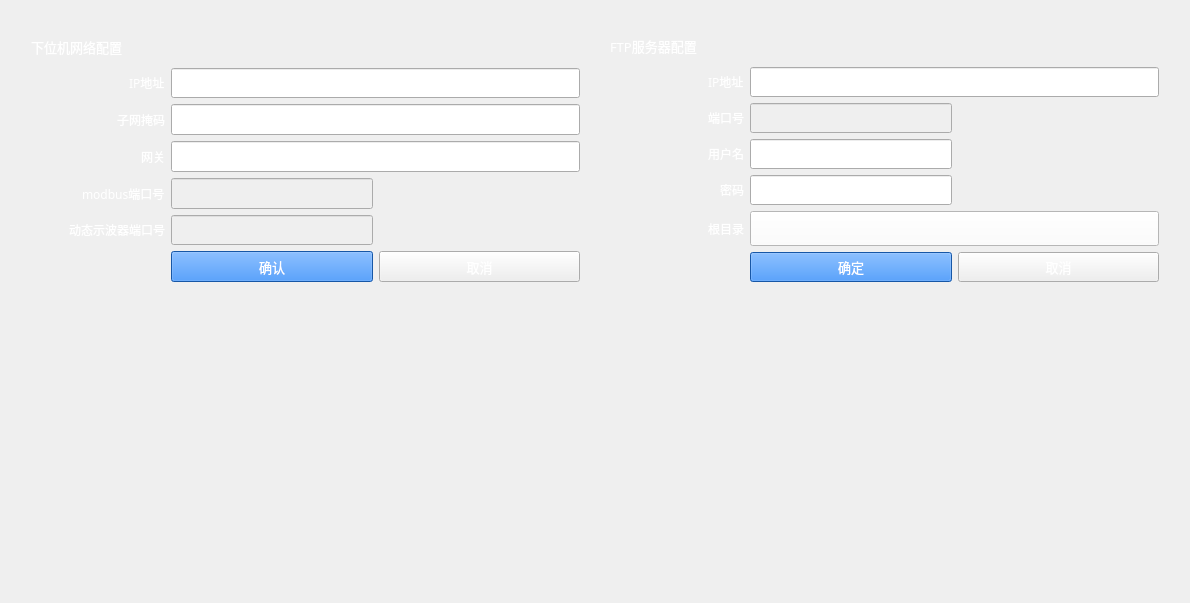
<?xml version="1.0" encoding="UTF-8"?>
<ui version="4.0">
 <class>CommunicationSet10Form</class>
 <widget class="QWidget" name="CommunicationSet10Form">
  <property name="geometry">
   <rect>
    <x>0</x>
    <y>0</y>
    <width>1190</width>
    <height>603</height>
   </rect>
  </property>
  <property name="windowTitle">
   <string>Form</string>
  </property>
  <layout class="QGridLayout" name="gridLayout_3">
   <item row="0" column="0">
    <widget class="QFrame" name="horizontalFrame">
     <property name="sizePolicy">
      <sizepolicy hsizetype="Ignored" vsizetype="Ignored">
       <horstretch>0</horstretch>
       <verstretch>0</verstretch>
      </sizepolicy>
     </property>
     <property name="styleSheet">
      <string notr="true">color: rgb(0, 0, 0);</string>
     </property>
     <layout class="QHBoxLayout" name="horizontalLayout" stretch="1,1">
      <property name="spacing">
       <number>10</number>
      </property>
      <property name="leftMargin">
       <number>10</number>
      </property>
      <property name="topMargin">
       <number>10</number>
      </property>
      <property name="rightMargin">
       <number>10</number>
      </property>
      <property name="bottomMargin">
       <number>300</number>
      </property>
      <item>
       <widget class="QFrame" name="gridFrame_2">
        <property name="sizePolicy">
         <sizepolicy hsizetype="Ignored" vsizetype="Ignored">
          <horstretch>0</horstretch>
          <verstretch>0</verstretch>
         </sizepolicy>
        </property>
        <layout class="QGridLayout" name="gridLayout_2" rowstretch="1,1,1,1,1,1,1" columnstretch="2,3,3">
         <property name="leftMargin">
          <number>10</number>
         </property>
         <property name="topMargin">
          <number>10</number>
         </property>
         <property name="rightMargin">
          <number>10</number>
         </property>
         <property name="bottomMargin">
          <number>10</number>
         </property>
         <property name="verticalSpacing">
          <number>6</number>
         </property>
         <item row="0" column="0" colspan="3" alignment="Qt::AlignLeft">
          <widget class="QLabel" name="label">
           <property name="sizePolicy">
            <sizepolicy hsizetype="Ignored" vsizetype="Ignored">
             <horstretch>0</horstretch>
             <verstretch>0</verstretch>
            </sizepolicy>
           </property>
           <property name="minimumSize">
            <size>
             <width>0</width>
             <height>0</height>
            </size>
           </property>
           <property name="font">
            <font>
             <family>Adobe 黑体 Std R</family>
             <pointsize>10</pointsize>
             <weight>50</weight>
             <bold>false</bold>
            </font>
           </property>
           <property name="styleSheet">
            <string notr="true">color: rgb(255, 255, 255);</string>
           </property>
           <property name="text">
            <string>下位机网络配置</string>
           </property>
          </widget>
         </item>
         <item row="3" column="1" colspan="2">
          <widget class="QLineEdit" name="lineEdit_9">
           <property name="sizePolicy">
            <sizepolicy hsizetype="Ignored" vsizetype="Ignored">
             <horstretch>0</horstretch>
             <verstretch>0</verstretch>
            </sizepolicy>
           </property>
           <property name="minimumSize">
            <size>
             <width>0</width>
             <height>0</height>
            </size>
           </property>
           <property name="font">
            <font>
             <family>Adobe 黑体 Std R</family>
             <pointsize>10</pointsize>
             <weight>75</weight>
             <bold>true</bold>
            </font>
           </property>
          </widget>
         </item>
         <item row="4" column="0" alignment="Qt::AlignRight">
          <widget class="QLabel" name="label_3">
           <property name="sizePolicy">
            <sizepolicy hsizetype="Preferred" vsizetype="Ignored">
             <horstretch>0</horstretch>
             <verstretch>0</verstretch>
            </sizepolicy>
           </property>
           <property name="minimumSize">
            <size>
             <width>0</width>
             <height>0</height>
            </size>
           </property>
           <property name="font">
            <font>
             <family>Adobe 黑体 Std R</family>
             <pointsize>9</pointsize>
             <weight>50</weight>
             <bold>false</bold>
            </font>
           </property>
           <property name="styleSheet">
            <string notr="true">color: rgb(255, 255, 255);</string>
           </property>
           <property name="text">
            <string>modbus端口号</string>
           </property>
          </widget>
         </item>
         <item row="2" column="0" alignment="Qt::AlignRight">
          <widget class="QLabel" name="label_10">
           <property name="sizePolicy">
            <sizepolicy hsizetype="Ignored" vsizetype="Ignored">
             <horstretch>0</horstretch>
             <verstretch>0</verstretch>
            </sizepolicy>
           </property>
           <property name="minimumSize">
            <size>
             <width>0</width>
             <height>0</height>
            </size>
           </property>
           <property name="font">
            <font>
             <family>Adobe 黑体 Std R</family>
             <pointsize>9</pointsize>
             <weight>50</weight>
             <bold>false</bold>
            </font>
           </property>
           <property name="styleSheet">
            <string notr="true">color: rgb(255, 255, 255);</string>
           </property>
           <property name="text">
            <string>子网掩码</string>
           </property>
          </widget>
         </item>
         <item row="3" column="0" alignment="Qt::AlignRight">
          <widget class="QLabel" name="label_11">
           <property name="sizePolicy">
            <sizepolicy hsizetype="Ignored" vsizetype="Ignored">
             <horstretch>0</horstretch>
             <verstretch>0</verstretch>
            </sizepolicy>
           </property>
           <property name="minimumSize">
            <size>
             <width>0</width>
             <height>0</height>
            </size>
           </property>
           <property name="font">
            <font>
             <family>Adobe 黑体 Std R</family>
             <pointsize>9</pointsize>
             <weight>50</weight>
             <bold>false</bold>
            </font>
           </property>
           <property name="styleSheet">
            <string notr="true">color: rgb(255, 255, 255);</string>
           </property>
           <property name="text">
            <string>网关</string>
           </property>
          </widget>
         </item>
         <item row="6" column="1">
          <widget class="QPushButton" name="pushButton_2">
           <property name="sizePolicy">
            <sizepolicy hsizetype="Preferred" vsizetype="Ignored">
             <horstretch>0</horstretch>
             <verstretch>0</verstretch>
            </sizepolicy>
           </property>
           <property name="minimumSize">
            <size>
             <width>0</width>
             <height>0</height>
            </size>
           </property>
           <property name="font">
            <font>
             <family>Adobe 黑体 Std R</family>
             <pointsize>10</pointsize>
             <weight>50</weight>
             <bold>false</bold>
            </font>
           </property>
           <property name="styleSheet">
            <string notr="true">color: rgb(255, 255, 255);
background-color: rgb(32, 122, 232);</string>
           </property>
           <property name="text">
            <string>确认</string>
           </property>
          </widget>
         </item>
         <item row="1" column="0" alignment="Qt::AlignRight">
          <widget class="QLabel" name="label_2">
           <property name="sizePolicy">
            <sizepolicy hsizetype="Ignored" vsizetype="Ignored">
             <horstretch>0</horstretch>
             <verstretch>0</verstretch>
            </sizepolicy>
           </property>
           <property name="minimumSize">
            <size>
             <width>0</width>
             <height>0</height>
            </size>
           </property>
           <property name="font">
            <font>
             <family>Adobe 黑体 Std R</family>
             <pointsize>9</pointsize>
             <weight>50</weight>
             <bold>false</bold>
            </font>
           </property>
           <property name="styleSheet">
            <string notr="true">color: rgb(255, 255, 255);</string>
           </property>
           <property name="text">
            <string>IP地址</string>
           </property>
          </widget>
         </item>
         <item row="5" column="1">
          <widget class="QLineEdit" name="lineEdit_3">
           <property name="enabled">
            <bool>false</bool>
           </property>
           <property name="sizePolicy">
            <sizepolicy hsizetype="Preferred" vsizetype="Ignored">
             <horstretch>0</horstretch>
             <verstretch>0</verstretch>
            </sizepolicy>
           </property>
           <property name="minimumSize">
            <size>
             <width>0</width>
             <height>0</height>
            </size>
           </property>
           <property name="font">
            <font>
             <family>微软雅黑</family>
             <pointsize>10</pointsize>
             <weight>75</weight>
             <bold>true</bold>
            </font>
           </property>
          </widget>
         </item>
         <item row="6" column="2">
          <widget class="QPushButton" name="pushButton_4">
           <property name="sizePolicy">
            <sizepolicy hsizetype="Preferred" vsizetype="Ignored">
             <horstretch>0</horstretch>
             <verstretch>0</verstretch>
            </sizepolicy>
           </property>
           <property name="minimumSize">
            <size>
             <width>0</width>
             <height>0</height>
            </size>
           </property>
           <property name="font">
            <font>
             <family>Adobe 黑体 Std R</family>
             <pointsize>10</pointsize>
             <weight>50</weight>
             <bold>false</bold>
            </font>
           </property>
           <property name="styleSheet">
            <string notr="true">color: rgb(255, 255, 255);</string>
           </property>
           <property name="text">
            <string>取消</string>
           </property>
          </widget>
         </item>
         <item row="1" column="1" colspan="2">
          <widget class="QLineEdit" name="lineEdit">
           <property name="sizePolicy">
            <sizepolicy hsizetype="Ignored" vsizetype="Ignored">
             <horstretch>0</horstretch>
             <verstretch>0</verstretch>
            </sizepolicy>
           </property>
           <property name="minimumSize">
            <size>
             <width>0</width>
             <height>0</height>
            </size>
           </property>
           <property name="font">
            <font>
             <family>微软雅黑</family>
             <pointsize>10</pointsize>
             <weight>75</weight>
             <bold>true</bold>
            </font>
           </property>
          </widget>
         </item>
         <item row="2" column="1" colspan="2">
          <widget class="QLineEdit" name="lineEdit_8">
           <property name="sizePolicy">
            <sizepolicy hsizetype="Ignored" vsizetype="Ignored">
             <horstretch>0</horstretch>
             <verstretch>0</verstretch>
            </sizepolicy>
           </property>
           <property name="minimumSize">
            <size>
             <width>0</width>
             <height>0</height>
            </size>
           </property>
           <property name="font">
            <font>
             <family>Adobe 黑体 Std R</family>
             <pointsize>10</pointsize>
             <weight>75</weight>
             <bold>true</bold>
            </font>
           </property>
          </widget>
         </item>
         <item row="5" column="0" alignment="Qt::AlignRight">
          <widget class="QLabel" name="label_4">
           <property name="sizePolicy">
            <sizepolicy hsizetype="Preferred" vsizetype="Ignored">
             <horstretch>0</horstretch>
             <verstretch>0</verstretch>
            </sizepolicy>
           </property>
           <property name="minimumSize">
            <size>
             <width>0</width>
             <height>0</height>
            </size>
           </property>
           <property name="font">
            <font>
             <family>Adobe 黑体 Std R</family>
             <pointsize>9</pointsize>
             <weight>50</weight>
             <bold>false</bold>
            </font>
           </property>
           <property name="styleSheet">
            <string notr="true">color: rgb(255, 255, 255);</string>
           </property>
           <property name="text">
            <string>动态示波器端口号</string>
           </property>
          </widget>
         </item>
         <item row="4" column="1">
          <widget class="QLineEdit" name="lineEdit_2">
           <property name="enabled">
            <bool>false</bool>
           </property>
           <property name="sizePolicy">
            <sizepolicy hsizetype="Preferred" vsizetype="Ignored">
             <horstretch>0</horstretch>
             <verstretch>0</verstretch>
            </sizepolicy>
           </property>
           <property name="minimumSize">
            <size>
             <width>0</width>
             <height>0</height>
            </size>
           </property>
           <property name="font">
            <font>
             <family>微软雅黑</family>
             <pointsize>10</pointsize>
             <weight>75</weight>
             <bold>true</bold>
            </font>
           </property>
          </widget>
         </item>
        </layout>
       </widget>
      </item>
      <item>
       <widget class="QFrame" name="gridFrame">
        <property name="sizePolicy">
         <sizepolicy hsizetype="Ignored" vsizetype="Ignored">
          <horstretch>0</horstretch>
          <verstretch>0</verstretch>
         </sizepolicy>
        </property>
        <property name="font">
         <font>
          <pointsize>10</pointsize>
         </font>
        </property>
        <layout class="QGridLayout" name="gridLayout" rowstretch="1,1,1,1,1,1,1" columnstretch="2,3,3">
         <property name="leftMargin">
          <number>10</number>
         </property>
         <property name="topMargin">
          <number>10</number>
         </property>
         <property name="rightMargin">
          <number>10</number>
         </property>
         <property name="bottomMargin">
          <number>10</number>
         </property>
         <item row="3" column="0" alignment="Qt::AlignRight">
          <widget class="QLabel" name="label_7">
           <property name="sizePolicy">
            <sizepolicy hsizetype="Ignored" vsizetype="Ignored">
             <horstretch>0</horstretch>
             <verstretch>0</verstretch>
            </sizepolicy>
           </property>
           <property name="minimumSize">
            <size>
             <width>0</width>
             <height>0</height>
            </size>
           </property>
           <property name="font">
            <font>
             <family>Adobe 黑体 Std R</family>
             <pointsize>9</pointsize>
             <weight>50</weight>
             <bold>false</bold>
            </font>
           </property>
           <property name="styleSheet">
            <string notr="true">color: rgb(255, 255, 255);</string>
           </property>
           <property name="text">
            <string>用户名</string>
           </property>
          </widget>
         </item>
         <item row="0" column="0">
          <widget class="QLabel" name="label_6">
           <property name="sizePolicy">
            <sizepolicy hsizetype="Ignored" vsizetype="Ignored">
             <horstretch>0</horstretch>
             <verstretch>0</verstretch>
            </sizepolicy>
           </property>
           <property name="minimumSize">
            <size>
             <width>0</width>
             <height>0</height>
            </size>
           </property>
           <property name="font">
            <font>
             <family>Adobe 黑体 Std R</family>
             <pointsize>10</pointsize>
             <weight>50</weight>
             <bold>false</bold>
            </font>
           </property>
           <property name="styleSheet">
            <string notr="true">color: rgb(255, 255, 255);</string>
           </property>
           <property name="text">
            <string>FTP服务器配置</string>
           </property>
          </widget>
         </item>
         <item row="1" column="0" alignment="Qt::AlignRight">
          <widget class="QLabel" name="label_12">
           <property name="sizePolicy">
            <sizepolicy hsizetype="Ignored" vsizetype="Ignored">
             <horstretch>0</horstretch>
             <verstretch>0</verstretch>
            </sizepolicy>
           </property>
           <property name="minimumSize">
            <size>
             <width>0</width>
             <height>0</height>
            </size>
           </property>
           <property name="font">
            <font>
             <family>Adobe 黑体 Std R</family>
             <pointsize>9</pointsize>
             <weight>50</weight>
             <bold>false</bold>
            </font>
           </property>
           <property name="styleSheet">
            <string notr="true">color: rgb(255, 255, 255);</string>
           </property>
           <property name="text">
            <string>IP地址</string>
           </property>
          </widget>
         </item>
         <item row="4" column="1">
          <widget class="QLineEdit" name="lineEdit_6">
           <property name="sizePolicy">
            <sizepolicy hsizetype="Ignored" vsizetype="Ignored">
             <horstretch>0</horstretch>
             <verstretch>0</verstretch>
            </sizepolicy>
           </property>
           <property name="minimumSize">
            <size>
             <width>0</width>
             <height>0</height>
            </size>
           </property>
           <property name="font">
            <font>
             <family>Adobe 黑体 Std R</family>
             <pointsize>10</pointsize>
             <weight>75</weight>
             <bold>true</bold>
            </font>
           </property>
           <property name="echoMode">
            <enum>QLineEdit::Password</enum>
           </property>
          </widget>
         </item>
         <item row="5" column="0" alignment="Qt::AlignRight">
          <widget class="QLabel" name="label_9">
           <property name="sizePolicy">
            <sizepolicy hsizetype="Ignored" vsizetype="Ignored">
             <horstretch>0</horstretch>
             <verstretch>0</verstretch>
            </sizepolicy>
           </property>
           <property name="minimumSize">
            <size>
             <width>0</width>
             <height>0</height>
            </size>
           </property>
           <property name="font">
            <font>
             <family>Adobe 黑体 Std R</family>
             <pointsize>9</pointsize>
             <weight>50</weight>
             <bold>false</bold>
            </font>
           </property>
           <property name="styleSheet">
            <string notr="true">color: rgb(255, 255, 255);</string>
           </property>
           <property name="text">
            <string>根目录</string>
           </property>
          </widget>
         </item>
         <item row="3" column="1">
          <widget class="QLineEdit" name="lineEdit_5">
           <property name="sizePolicy">
            <sizepolicy hsizetype="Ignored" vsizetype="Ignored">
             <horstretch>0</horstretch>
             <verstretch>0</verstretch>
            </sizepolicy>
           </property>
           <property name="minimumSize">
            <size>
             <width>0</width>
             <height>0</height>
            </size>
           </property>
           <property name="font">
            <font>
             <family>Adobe 黑体 Std R</family>
             <pointsize>10</pointsize>
             <weight>75</weight>
             <bold>true</bold>
            </font>
           </property>
           <property name="styleSheet">
            <string notr="true"/>
           </property>
          </widget>
         </item>
         <item row="6" column="1">
          <widget class="QPushButton" name="pushButton">
           <property name="sizePolicy">
            <sizepolicy hsizetype="Ignored" vsizetype="Ignored">
             <horstretch>0</horstretch>
             <verstretch>0</verstretch>
            </sizepolicy>
           </property>
           <property name="minimumSize">
            <size>
             <width>0</width>
             <height>0</height>
            </size>
           </property>
           <property name="font">
            <font>
             <family>Adobe 黑体 Std R</family>
             <pointsize>10</pointsize>
             <weight>50</weight>
             <bold>false</bold>
            </font>
           </property>
           <property name="styleSheet">
            <string notr="true">color: rgb(255, 255, 255);
background-color: rgb(32, 122, 232);</string>
           </property>
           <property name="text">
            <string>确定</string>
           </property>
          </widget>
         </item>
         <item row="4" column="0" alignment="Qt::AlignRight">
          <widget class="QLabel" name="label_8">
           <property name="sizePolicy">
            <sizepolicy hsizetype="Ignored" vsizetype="Ignored">
             <horstretch>0</horstretch>
             <verstretch>0</verstretch>
            </sizepolicy>
           </property>
           <property name="minimumSize">
            <size>
             <width>0</width>
             <height>0</height>
            </size>
           </property>
           <property name="font">
            <font>
             <family>Adobe 黑体 Std R</family>
             <pointsize>9</pointsize>
             <weight>50</weight>
             <bold>false</bold>
            </font>
           </property>
           <property name="styleSheet">
            <string notr="true">color: rgb(255, 255, 255);</string>
           </property>
           <property name="text">
            <string>密码</string>
           </property>
          </widget>
         </item>
         <item row="6" column="2">
          <widget class="QPushButton" name="pushButton_3">
           <property name="sizePolicy">
            <sizepolicy hsizetype="Ignored" vsizetype="Ignored">
             <horstretch>0</horstretch>
             <verstretch>0</verstretch>
            </sizepolicy>
           </property>
           <property name="minimumSize">
            <size>
             <width>0</width>
             <height>0</height>
            </size>
           </property>
           <property name="font">
            <font>
             <family>Adobe 黑体 Std R</family>
             <pointsize>10</pointsize>
             <weight>50</weight>
             <bold>false</bold>
            </font>
           </property>
           <property name="styleSheet">
            <string notr="true">color: rgb(255, 255, 255);</string>
           </property>
           <property name="text">
            <string>取消</string>
           </property>
          </widget>
         </item>
         <item row="2" column="0" alignment="Qt::AlignRight">
          <widget class="QLabel" name="label_13">
           <property name="sizePolicy">
            <sizepolicy hsizetype="Ignored" vsizetype="Ignored">
             <horstretch>0</horstretch>
             <verstretch>0</verstretch>
            </sizepolicy>
           </property>
           <property name="minimumSize">
            <size>
             <width>0</width>
             <height>0</height>
            </size>
           </property>
           <property name="font">
            <font>
             <family>Adobe 黑体 Std R</family>
             <pointsize>9</pointsize>
             <weight>50</weight>
             <bold>false</bold>
            </font>
           </property>
           <property name="styleSheet">
            <string notr="true">color: rgb(255, 255, 255);</string>
           </property>
           <property name="text">
            <string>端口号</string>
           </property>
          </widget>
         </item>
         <item row="2" column="1">
          <widget class="QLineEdit" name="lineEdit_11">
           <property name="enabled">
            <bool>false</bool>
           </property>
           <property name="sizePolicy">
            <sizepolicy hsizetype="Ignored" vsizetype="Ignored">
             <horstretch>0</horstretch>
             <verstretch>0</verstretch>
            </sizepolicy>
           </property>
           <property name="minimumSize">
            <size>
             <width>0</width>
             <height>0</height>
            </size>
           </property>
           <property name="font">
            <font>
             <family>Adobe 黑体 Std R</family>
             <pointsize>10</pointsize>
             <weight>75</weight>
             <bold>true</bold>
            </font>
           </property>
          </widget>
         </item>
         <item row="1" column="1" colspan="2">
          <widget class="QLineEdit" name="lineEdit_10">
           <property name="sizePolicy">
            <sizepolicy hsizetype="Ignored" vsizetype="Ignored">
             <horstretch>0</horstretch>
             <verstretch>0</verstretch>
            </sizepolicy>
           </property>
           <property name="minimumSize">
            <size>
             <width>0</width>
             <height>0</height>
            </size>
           </property>
           <property name="font">
            <font>
             <family>Adobe 黑体 Std R</family>
             <pointsize>10</pointsize>
             <weight>75</weight>
             <bold>true</bold>
            </font>
           </property>
          </widget>
         </item>
         <item row="5" column="1" colspan="2">
          <widget class="QPushButton" name="ftpRootDir">
           <property name="minimumSize">
            <size>
             <width>0</width>
             <height>35</height>
            </size>
           </property>
           <property name="font">
            <font>
             <family>黑体</family>
             <pointsize>9</pointsize>
            </font>
           </property>
           <property name="styleSheet">
            <string notr="true">background-color: rgb(255, 255, 255);
color: rgb(0, 0, 0);</string>
           </property>
           <property name="text">
            <string/>
           </property>
          </widget>
         </item>
        </layout>
       </widget>
      </item>
     </layout>
    </widget>
   </item>
  </layout>
 </widget>
 <resources/>
 <connections/>
</ui>
